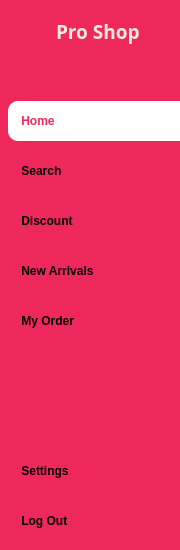
     <widget class="QFrame" name="big_sidebar">
      <property name="minimumSize">
       <size>
        <width>180</width>
        <height>0</height>
       </size>
      </property>
      <property name="maximumSize">
       <size>
        <width>180</width>
        <height>16777215</height>
       </size>
      </property>
      <property name="styleSheet">
       <string notr="true">background-color: rgb(239, 40, 91);
border-bottom-right-radius: 0px;
border-top-right-radius: 0px;</string>
      </property>
      <property name="frameShape">
       <enum>QFrame::Shape::StyledPanel</enum>
      </property>
      <property name="frameShadow">
       <enum>QFrame::Shadow::Raised</enum>
      </property>
      <layout class="QGridLayout" name="gridLayout_8">
       <property name="leftMargin">
        <number>8</number>
       </property>
       <property name="topMargin">
        <number>11</number>
       </property>
       <property name="rightMargin">
        <number>0</number>
       </property>
       <property name="bottomMargin">
        <number>9</number>
       </property>
       <property name="horizontalSpacing">
        <number>0</number>
       </property>
       <property name="verticalSpacing">
        <number>10</number>
       </property>
       <item row="0" column="0">
        <widget class="QFrame" name="frame_6">
         <property name="frameShape">
          <enum>QFrame::Shape::StyledPanel</enum>
         </property>
         <property name="frameShadow">
          <enum>QFrame::Shadow::Raised</enum>
         </property>
         <layout class="QGridLayout" name="gridLayout_9">
          <property name="leftMargin">
           <number>0</number>
          </property>
          <property name="topMargin">
           <number>0</number>
          </property>
          <property name="rightMargin">
           <number>0</number>
          </property>
          <property name="bottomMargin">
           <number>0</number>
          </property>
          <property name="horizontalSpacing">
           <number>8</number>
          </property>
          <property name="verticalSpacing">
           <number>0</number>
          </property>
          <item row="0" column="0">
           <widget class="QFrame" name="logo">
            <property name="minimumSize">
             <size>
              <width>40</width>
              <height>40</height>
             </size>
            </property>
            <property name="maximumSize">
             <size>
              <width>40</width>
              <height>40</height>
             </size>
            </property>
            <property name="styleSheet">
             <string notr="true">border-image: url(:/image/images/logo.jpeg);
border-radius: 10px;</string>
            </property>
            <property name="frameShape">
             <enum>QFrame::Shape::StyledPanel</enum>
            </property>
            <property name="frameShadow">
             <enum>QFrame::Shadow::Raised</enum>
            </property>
           </widget>
          </item>
          <item row="0" column="1">
           <widget class="QLabel" name="shop_name">
            <property name="font">
             <font>
              <family>Segoe UI Black</family>
              <pointsize>14</pointsize>
              <bold>true</bold>
             </font>
            </property>
            <property name="styleSheet">
             <string notr="true">color: rgb(245, 235, 223);</string>
            </property>
            <property name="text">
             <string>Pro Shop</string>
            </property>
           </widget>
          </item>
         </layout>
        </widget>
       </item>
       <item row="1" column="0">
        <spacer name="verticalSpacer_2">
         <property name="orientation">
          <enum>Qt::Orientation::Vertical</enum>
         </property>
         <property name="sizeType">
          <enum>QSizePolicy::Policy::Fixed</enum>
         </property>
         <property name="sizeHint" stdset="0">
          <size>
           <width>20</width>
           <height>40</height>
          </size>
         </property>
        </spacer>
       </item>
       <item row="9" column="0">
        <widget class="QPushButton" name="big_btn_logout">
         <property name="minimumSize">
          <size>
           <width>40</width>
           <height>40</height>
          </size>
         </property>
         <property name="maximumSize">
          <size>
           <width>16777215</width>
           <height>40</height>
          </size>
         </property>
         <property name="font">
          <font>
           <bold>true</bold>
          </font>
         </property>
         <property name="cursor">
          <cursorShape>PointingHandCursor</cursorShape>
         </property>
         <property name="styleSheet">
          <string notr="true">QPushButton{
	border-radius: 10px;
	border-top-right-radius: 0px;
	border-bottom-right-radius: 0px;
	text-align: left;
	color: rgb(0, 0, 0);
	padding-left: 10;
}
QPushButton:hover {
	color: rgb(255, 255, 255);
	border-color: rgb(255, 255, 255);
	border-style: outset;
	border-width: 1px;
	border-right-width: 0px;
}
QPushButton:pressed {
	color: rgb(236, 41, 89);
	background-color: rgb(255, 255, 255);
}
</string>
         </property>
         <property name="text">
          <string> Log Out</string>
         </property>
         <property name="icon">
          <iconset resource="../res/resource.qrc">
           <normaloff>:/icon/icons/icons8-log-out-384.png</normaloff>
           <normalon>:/icon/icons/icons8-colors-log-out-384.png</normalon>:/icon/icons/icons8-log-out-384.png</iconset>
         </property>
         <property name="iconSize">
          <size>
           <width>25</width>
           <height>25</height>
          </size>
         </property>
         <property name="checkable">
          <bool>false</bool>
         </property>
         <property name="autoRepeat">
          <bool>false</bool>
         </property>
         <property name="autoExclusive">
          <bool>false</bool>
         </property>
        </widget>
       </item>
       <item row="4" column="0">
        <widget class="QPushButton" name="big_btn_discount">
         <property name="minimumSize">
          <size>
           <width>40</width>
           <height>40</height>
          </size>
         </property>
         <property name="maximumSize">
          <size>
           <width>16777215</width>
           <height>40</height>
          </size>
         </property>
         <property name="font">
          <font>
           <bold>true</bold>
          </font>
         </property>
         <property name="cursor">
          <cursorShape>PointingHandCursor</cursorShape>
         </property>
         <property name="styleSheet">
          <string notr="true">QPushButton{
	border-radius: 10px;
	border-top-right-radius: 0px;
	border-bottom-right-radius: 0px;
	text-align: left;
	color: rgb(0, 0, 0);
	padding-left: 10;
}
QPushButton:hover {
	color: rgb(255, 255, 255);
	border-color: rgb(255, 255, 255);
	border-style: outset;
	border-width: 1px;
	border-right-width: 0px;
}
QPushButton:checked {
	color: rgb(236, 41, 89);
	background-color: rgb(255, 255, 255);
}
</string>
         </property>
         <property name="text">
          <string> Discount</string>
         </property>
         <property name="icon">
          <iconset resource="../res/resource.qrc">
           <normaloff>:/icon/icons/icons8-discount-500.png</normaloff>
           <normalon>:/icon/icons/icons8-colors-discount-500.png</normalon>:/icon/icons/icons8-discount-500.png</iconset>
         </property>
         <property name="iconSize">
          <size>
           <width>25</width>
           <height>25</height>
          </size>
         </property>
         <property name="checkable">
          <bool>true</bool>
         </property>
        </widget>
       </item>
       <item row="3" column="0">
        <widget class="QPushButton" name="big_btn_search">
         <property name="minimumSize">
          <size>
           <width>40</width>
           <height>40</height>
          </size>
         </property>
         <property name="maximumSize">
          <size>
           <width>16777215</width>
           <height>40</height>
          </size>
         </property>
         <property name="font">
          <font>
           <bold>true</bold>
          </font>
         </property>
         <property name="cursor">
          <cursorShape>PointingHandCursor</cursorShape>
         </property>
         <property name="styleSheet">
          <string notr="true">QPushButton{
	border-radius: 10px;
	border-top-right-radius: 0px;
	border-bottom-right-radius: 0px;
	text-align: left;
	color: rgb(0, 0, 0);
	padding-left: 10;
}
QPushButton:hover {
	color: rgb(255, 255, 255);
	border-color: rgb(255, 255, 255);
	border-style: outset;
	border-width: 1px;
	border-right-width: 0px;
}
QPushButton:checked {
	color: rgb(236, 41, 89);
	background-color: rgb(255, 255, 255);
}
</string>
         </property>
         <property name="text">
          <string> Search</string>
         </property>
         <property name="icon">
          <iconset resource="../res/resource.qrc">
           <normaloff>:/icon/icons/icons8-search-500.png</normaloff>
           <normalon>:/icon/icons/icons8-colors-search-500.png</normalon>:/icon/icons/icons8-search-500.png</iconset>
         </property>
         <property name="iconSize">
          <size>
           <width>25</width>
           <height>25</height>
          </size>
         </property>
         <property name="checkable">
          <bool>true</bool>
         </property>
        </widget>
       </item>
       <item row="8" column="0">
        <widget class="QPushButton" name="big_btn_settings">
         <property name="minimumSize">
          <size>
           <width>40</width>
           <height>40</height>
          </size>
         </property>
         <property name="maximumSize">
          <size>
           <width>16777215</width>
           <height>40</height>
          </size>
         </property>
         <property name="font">
          <font>
           <bold>true</bold>
          </font>
         </property>
         <property name="cursor">
          <cursorShape>PointingHandCursor</cursorShape>
         </property>
         <property name="styleSheet">
          <string notr="true">QPushButton{
	border-radius: 10px;
	border-top-right-radius: 0px;
	border-bottom-right-radius: 0px;
	text-align: left;
	color: rgb(0, 0, 0);
	padding-left: 10;
}
QPushButton:hover {
	color: rgb(255, 255, 255);
	border-color: rgb(255, 255, 255);
	border-style: outset;
	border-width: 1px;
	border-right-width: 0px;
}
QPushButton:checked {
	color: rgb(236, 41, 89);
	background-color: rgb(255, 255, 255);
}
</string>
         </property>
         <property name="text">
          <string> Settings</string>
         </property>
         <property name="icon">
          <iconset resource="../res/resource.qrc">
           <normaloff>:/icon/icons/icons8-setting-500.png</normaloff>
           <normalon>:/icon/icons/icons8-colors-setting-500.png</normalon>:/icon/icons/icons8-setting-500.png</iconset>
         </property>
         <property name="iconSize">
          <size>
           <width>25</width>
           <height>25</height>
          </size>
         </property>
         <property name="checkable">
          <bool>true</bool>
         </property>
        </widget>
       </item>
       <item row="5" column="0">
        <widget class="QPushButton" name="big_btn_new">
         <property name="minimumSize">
          <size>
           <width>40</width>
           <height>40</height>
          </size>
         </property>
         <property name="maximumSize">
          <size>
           <width>16777215</width>
           <height>40</height>
          </size>
         </property>
         <property name="font">
          <font>
           <bold>true</bold>
          </font>
         </property>
         <property name="cursor">
          <cursorShape>PointingHandCursor</cursorShape>
         </property>
         <property name="styleSheet">
          <string notr="true">QPushButton{
	border-radius: 10px;
	border-top-right-radius: 0px;
	border-bottom-right-radius: 0px;
	text-align: left;
	color: rgb(0, 0, 0);
	padding-left: 10;
}
QPushButton:hover {
	color: rgb(255, 255, 255);
	border-color: rgb(255, 255, 255);
	border-style: outset;
	border-width: 1px;
	border-right-width: 0px;
}
QPushButton:checked {
	color: rgb(236, 41, 89);
	background-color: rgb(255, 255, 255);
}
</string>
         </property>
         <property name="text">
          <string> New Arrivals</string>
         </property>
         <property name="icon">
          <iconset resource="../res/resource.qrc">
           <normaloff>:/icon/icons/icons8-new-500.png</normaloff>
           <normalon>:/icon/icons/icons8-colors-new-500.png</normalon>:/icon/icons/icons8-new-500.png</iconset>
         </property>
         <property name="iconSize">
          <size>
           <width>25</width>
           <height>25</height>
          </size>
         </property>
         <property name="checkable">
          <bool>true</bool>
         </property>
        </widget>
       </item>
       <item row="6" column="0">
        <widget class="QPushButton" name="big_btn_order">
         <property name="minimumSize">
          <size>
           <width>40</width>
           <height>40</height>
          </size>
         </property>
         <property name="maximumSize">
          <size>
           <width>16777215</width>
           <height>40</height>
          </size>
         </property>
         <property name="font">
          <font>
           <bold>true</bold>
          </font>
         </property>
         <property name="cursor">
          <cursorShape>PointingHandCursor</cursorShape>
         </property>
         <property name="styleSheet">
          <string notr="true">QPushButton{
	border-radius: 10px;
	border-top-right-radius: 0px;
	border-bottom-right-radius: 0px;
	text-align: left;
	color: rgb(0, 0, 0);
	padding-left: 10;
}
QPushButton:hover {
	color: rgb(255, 255, 255);
	border-color: rgb(255, 255, 255);
	border-style: outset;
	border-width: 1px;
	border-right-width: 0px;
}
QPushButton:checked {
	color: rgb(236, 41, 89);
	background-color: rgb(255, 255, 255);
}
</string>
         </property>
         <property name="text">
          <string> My Order</string>
         </property>
         <property name="icon">
          <iconset resource="../res/resource.qrc">
           <normaloff>:/icon/icons/icons8-box-500.png</normaloff>
           <normalon>:/icon/icons/icons8-colors-box-500.png</normalon>:/icon/icons/icons8-box-500.png</iconset>
         </property>
         <property name="iconSize">
          <size>
           <width>25</width>
           <height>25</height>
          </size>
         </property>
         <property name="checkable">
          <bool>true</bool>
         </property>
        </widget>
       </item>
       <item row="7" column="0">
        <spacer name="verticalSpacer_4">
         <property name="orientation">
          <enum>Qt::Orientation::Vertical</enum>
         </property>
         <property name="sizeHint" stdset="0">
          <size>
           <width>20</width>
           <height>100</height>
          </size>
         </property>
        </spacer>
       </item>
       <item row="2" column="0">
        <widget class="QPushButton" name="big_btn_home">
         <property name="minimumSize">
          <size>
           <width>40</width>
           <height>40</height>
          </size>
         </property>
         <property name="maximumSize">
          <size>
           <width>16777215</width>
           <height>40</height>
          </size>
         </property>
         <property name="font">
          <font>
           <bold>true</bold>
          </font>
         </property>
         <property name="cursor">
          <cursorShape>PointingHandCursor</cursorShape>
         </property>
         <property name="styleSheet">
          <string notr="true">QPushButton{
	border-radius: 10px;
	border-top-right-radius: 0px;
	border-bottom-right-radius: 0px;
	text-align: left;
	color: rgb(0, 0, 0);
	padding-left: 10;
}
QPushButton:hover {
	color: rgb(255, 255, 255);
	border-color: rgb(255, 255, 255);
	border-style: outset;
	border-width: 1px;
	border-right-width: 0px;
}
QPushButton:checked {
	color: rgb(236, 41, 89);
	background-color: rgb(255, 255, 255);
}
</string>
         </property>
         <property name="text">
          <string> Home</string>
         </property>
         <property name="icon">
          <iconset resource="../res/resource.qrc">
           <normaloff>:/icon/icons/icons8-home-500.png</normaloff>
           <normalon>:/icon/icons/icons8-colors-home-500.png</normalon>:/icon/icons/icons8-home-500.png</iconset>
         </property>
         <property name="iconSize">
          <size>
           <width>25</width>
           <height>25</height>
          </size>
         </property>
         <property name="checkable">
          <bool>true</bool>
         </property>
         <property name="checked">
          <bool>true</bool>
         </property>
        </widget>
       </item>
      </layout>
     </widget>
